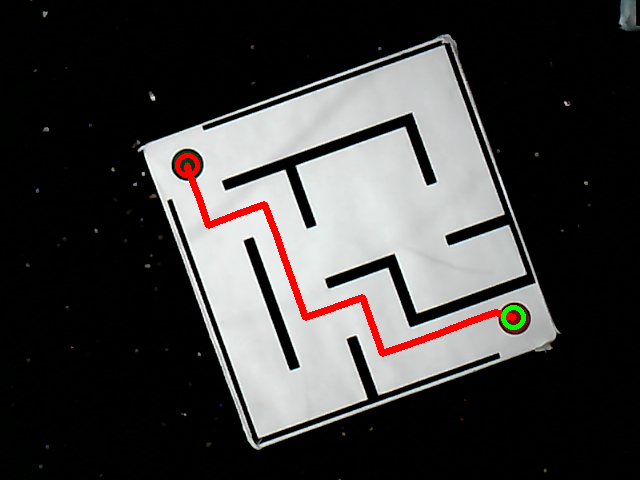
#> input picture Mid-Term-2/part_2_maze_solution/original_with_path.png, 640 x 480 px, given in place of the camera
$ python camera_callibration.py
#> lines starting #> are read from the running program, lines starting #| are printed output that depends on the picture; after the words box and inside, x2 and y2 are one past the last pixel; in counts of white or black regions, pixels touching at a corner belong together
#!/usr/bin/env python3

import cv2
import numpy as np
import json
import os
from datetime import datetime


def find_red_marker(img):
    hsv_img = cv2.cvtColor(img, cv2.COLOR_BGR2HSV)

    red_lower_1 = np.array([0, 100, 100])
    red_upper_1 = np.array([10, 255, 255])
    red_lower_2 = np.array([160, 100, 100])
    red_upper_2 = np.array([180, 255, 255])

    m1 = cv2.inRange(hsv_img, red_lower_1, red_upper_1)
    m2 = cv2.inRange(hsv_img, red_lower_2, red_upper_2)
    combined_mask = cv2.bitwise_or(m1, m2)

    k = np.ones((5, 5), np.uint8)
    combined_mask = cv2.morphologyEx(combined_mask, cv2.MORPH_OPEN, k)
    combined_mask = cv2.morphologyEx(combined_mask, cv2.MORPH_CLOSE, k)

    cnts, _ = cv2.findContours(combined_mask, cv2.RETR_EXTERNAL, cv2.CHAIN_APPROX_SIMPLE)

    if not cnts:
        return None, None, 0

    biggest = max(cnts, key=cv2.contourArea)
    a = cv2.contourArea(biggest)

    if a <= 50:
        return None, None, 0

    moments = cv2.moments(biggest)
    if moments["m00"] == 0:
        return None, None, 0

    x_center = int(moments["m10"] / moments["m00"])
    y_center = int(moments["m01"] / moments["m00"])

    return (x_center, y_center), biggest, a


def render_overlay(img, pos, cnt):
    output = img.copy()

    if pos is None:
        return output

    cv2.drawContours(output, [cnt], -1, (0, 255, 0), 2)
    cv2.circle(output, pos, 5, (0, 255, 0), -1)
    cv2.circle(output, pos, 15, (0, 255, 0), 2)

    cv2.line(output, (pos[0] - 20, pos[1]), (pos[0] + 20, pos[1]), (0, 255, 0), 1)
    cv2.line(output, (pos[0], pos[1] - 20), (pos[0], pos[1] + 20), (0, 255, 0), 1)

    label = f"Pixel: ({pos[0]}, {pos[1]})"
    cv2.putText(output, label, (pos[0] + 20, pos[1] - 20),
                cv2.FONT_HERSHEY_SIMPLEX, 0.6, (0, 255, 0), 2)

    return output


class RobotCalibrator:
    # [184 lines left out: functions __init__, record_point, write_json, write_python, execute_session, not called in this run]


def run_detection_test():
    print("\n" + "="*70)
    print("RED DETECTION TEST")
    print("="*70)
    print("\nThis will show you what the camera sees.")
    print("Place a red marker in view to test detection.")
    print("Press 'q' to exit test mode.")
    print("="*70)

    input("\nPress ENTER to start...")

    camera = cv2.VideoCapture(2)

    if not camera.isOpened():
        print("Error: Could not open camera")
        return

    while True:
        success, img = camera.read()
        if not success:
            break

        pos, cnt, area = find_red_marker(img)
        display_img = render_overlay(img, pos, cnt)

        if pos is not None:
            cv2.putText(display_img, f"DETECTED - Area: {int(area)}", (10, 30),
                       cv2.FONT_HERSHEY_SIMPLEX, 0.7, (0, 255, 0), 2)
        else:
            cv2.putText(display_img, "NO RED DETECTED", (10, 30),
                       cv2.FONT_HERSHEY_SIMPLEX, 0.7, (0, 0, 255), 2)

        cv2.imshow("Red Detection Test - Press Q to exit", display_img)

        if cv2.waitKey(1) & 0xFF == ord('q'):
            break

    camera.release()
    cv2.destroyAllWindows()
    print("\nTest complete")


if __name__ == "__main__":
    print("""
╔══════════════════════════════════════════════════════════╗
║        DOBOT CALIBRATION HELPER                          ║
║        Red Dot Detection System                          ║
╚══════════════════════════════════════════════════════════╝
    """)

    print("\nSelect mode:")
    print("1. Test red detection (recommended first)")
    print("2. Start calibration session")

    user_choice = input("\nEnter choice (1 or 2): ").strip()
#> the answer given: 1

    if user_choice == '1':
        run_detection_test()
#> in run_detection_test, img is the input picture: shape (480, 640, 3); mean B, G, R 61.7, 62.6, 64.2
#> in find_red_marker, `hsv_img = cv2.cvtColor(img, cv2.COLOR_BGR2HSV)`: hsv_img: shape (480, 640, 3); mean H, S, V 36.4, 66.1, 66.1
#> in find_red_marker, `m1 = cv2.inRange(hsv_img, red_lower_1, red_upper_1)`:
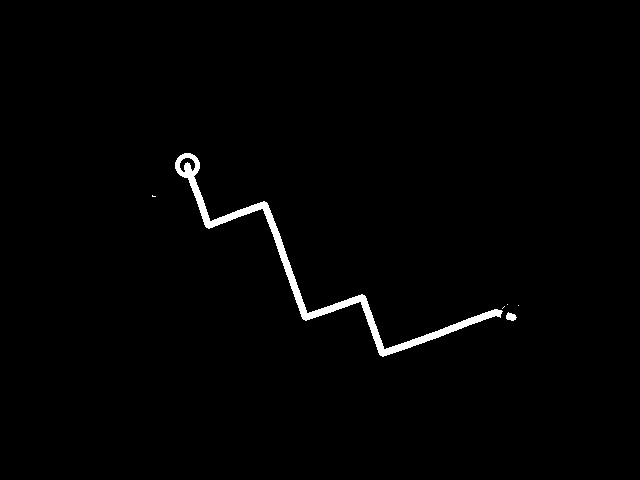
#> m1: shape (480, 640); 1.2% white; 6 white regions (4 under 20 px), largest, box (x1, y1, x2, y2) and area: (175, 153, 503, 357) 3666, (506, 312, 517, 321) 67
#> in find_red_marker, `m2 = cv2.inRange(hsv_img, red_lower_2, red_upper_2)`:
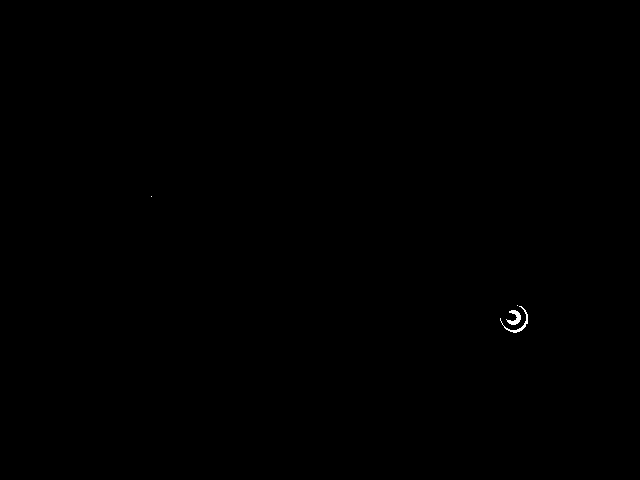
#> m2: shape (480, 640); 0.07% white; 4 white regions (2 under 20 px), largest, box (x1, y1, x2, y2) and area: (500, 306, 528, 333) 111, (506, 310, 521, 325) 110
#> in find_red_marker, `combined_mask = cv2.bitwise_or(m1, m2)`: combined_mask: shape (480, 640); 1.3% white; 5 white regions (3 under 20 px), largest, box (x1, y1, x2, y2) and area: (175, 153, 528, 357) 3779, (506, 310, 521, 325) 177
#> in find_red_marker, `combined_mask = cv2.morphologyEx(combined_mask, cv2.MORPH_OPEN, k)`:
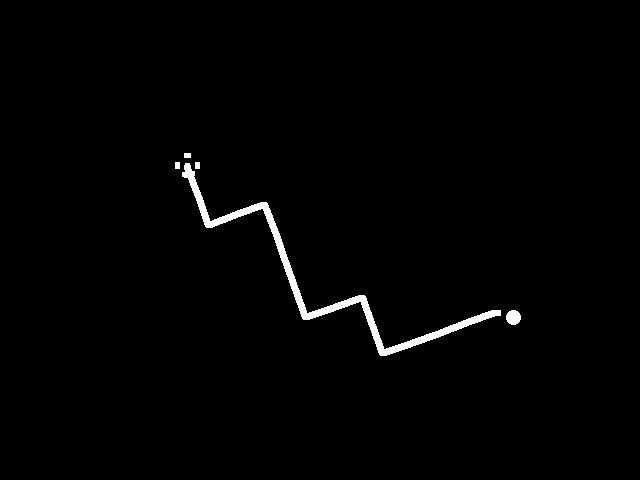
#> combined_mask: shape (480, 640); 1.2% white; 5 white regions, box (x1, y1, x2, y2) and area: (182, 163, 501, 356) 3397, (506, 310, 521, 325) 177, (184, 153, 191, 158) 35, (175, 162, 180, 169) 35, (195, 162, 200, 169) 35
#> in find_red_marker, `combined_mask = cv2.morphologyEx(combined_mask, cv2.MORPH_CLOSE, k)`: combined_mask: shape (480, 640); 1.2% white; 3 white regions
#> in find_red_marker, `cnts, _ = cv2.findContours(combined_mask, cv2.RETR_EXTERNAL, cv2.CHAIN..`: cnts = 3 contours; box (x1, y1, x2, y2) and area: (175, 162, 501, 356) 3048, (506, 310, 521, 325) 156, (184, 153, 191, 158) 24
#> in find_red_marker, `biggest = max(cnts, key=cv2.contourArea)`: biggest = contour of 629 points, box (x1, y1, x2, y2) (175, 162, 501, 356), area 3048
#> in find_red_marker, `a = cv2.contourArea(biggest)`: a = 3047.5
#> in find_red_marker, `moments = cv2.moments(biggest)`: moments = moments, m00 3047.5, centre m10/m00, m01/m00 = (317.4, 273.1)
#> in find_red_marker, `x_center = int(moments["m10"] / moments["m00"])`: x_center = 317
#> in find_red_marker, `y_center = int(moments["m01"] / moments["m00"])`: y_center = 273
#> in run_detection_test, `pos, cnt, area = find_red_marker(img)`: pos = (317, 273); cnt has the same summary as biggest in find_red_marker; area = 3047.5
#> in render_overlay, `cv2.circle(output, pos, 5, (0, 255, 0), -1)`: output: shape (480, 640, 3); mean B, G, R 60.8, 64.7, 61.5
#> in render_overlay, `cv2.line(output, (pos[0] - 20, pos[1]), (pos[0] + 20, pos[1]), (0, 255..`: output: shape (480, 640, 3); mean B, G, R 60.6, 64.7, 61.3
#> in render_overlay, `cv2.line(output, (pos[0], pos[1] - 20), (pos[0], pos[1] + 20), (0, 255..`: output: shape (480, 640, 3); mean B, G, R 60.6, 64.7, 61.2
#> in render_overlay, `label = f"Pixel: ({pos[0]}, {pos[1]})"`: label = 'Pixel: (317, 273)'
#> in render_overlay, `cv2.putText(output, label, (pos[0] + 20, pos[1] - 20), cv2.FONT_HERSHE..`:
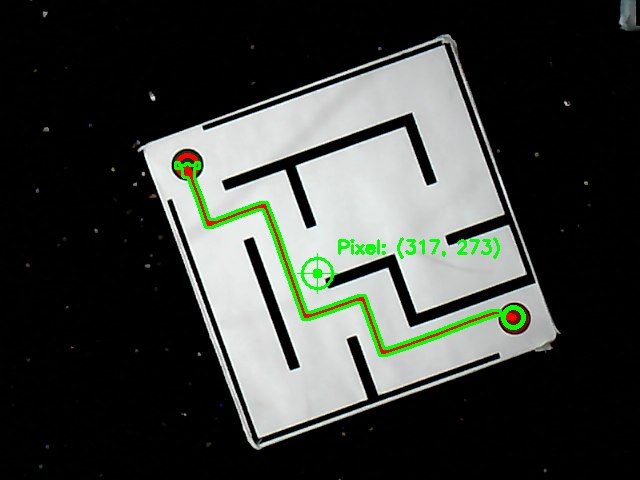
#> output: shape (480, 640, 3); mean B, G, R 59.9, 64.9, 60.6
#> in run_detection_test, `cv2.putText(display_img, f"DETECTED - Area: {int(area)}", (10, 30), cv..`:
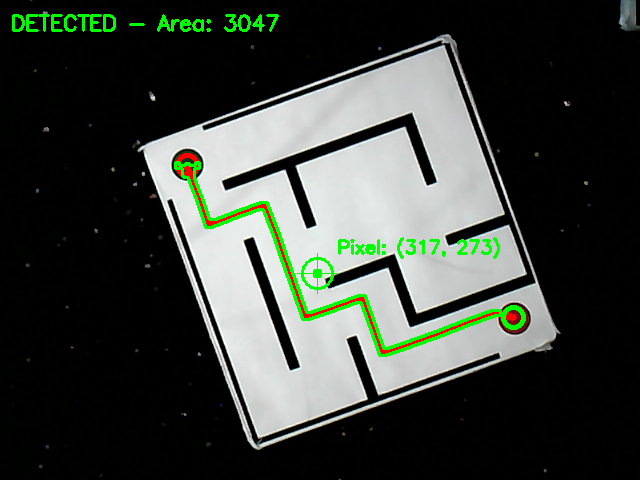
#> display_img: shape (480, 640, 3); 0.57% of pixels changed, all inside (x1, y1, x2, y2) = (12, 14, 279, 32)
#> (key q is pressed here)
    elif user_choice == '2':
        calibrator = RobotCalibrator()
        calibrator.execute_session()
    else:
        print("Invalid choice")
